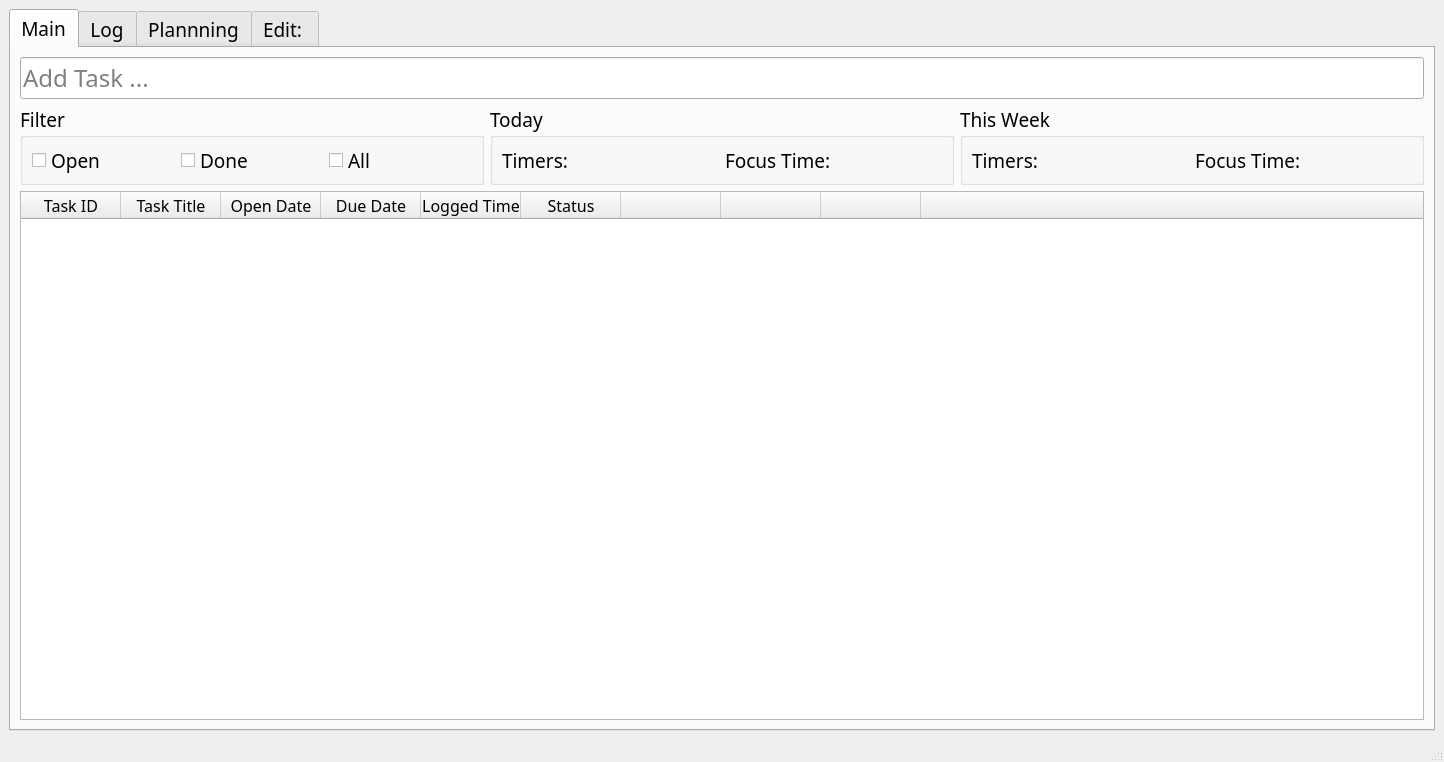
<?xml version="1.0" encoding="UTF-8"?>
<ui version="4.0">
 <class>MainWindow</class>
 <widget class="QMainWindow" name="MainWindow">
  <property name="geometry">
   <rect>
    <x>0</x>
    <y>0</y>
    <width>1444</width>
    <height>762</height>
   </rect>
  </property>
  <property name="windowTitle">
   <string>Pomodoro Todo</string>
  </property>
  <widget class="QWidget" name="centralwidget">
   <layout class="QGridLayout" name="gridLayout">
    <item row="0" column="0">
     <widget class="QTabWidget" name="tabWidget">
      <property name="font">
       <font>
        <family>Alstom</family>
        <pointsize>14</pointsize>
       </font>
      </property>
      <property name="currentIndex">
       <number>0</number>
      </property>
      <widget class="QWidget" name="tab">
       <attribute name="title">
        <string>Main</string>
       </attribute>
       <layout class="QGridLayout" name="gridLayout_2">
        <item row="0" column="0" colspan="3">
         <layout class="QVBoxLayout" name="verticalLayout_2">
          <item>
           <widget class="QLineEdit" name="lineEdit">
            <property name="font">
             <font>
              <family>Alstom</family>
              <pointsize>18</pointsize>
             </font>
            </property>
            <property name="text">
             <string/>
            </property>
            <property name="placeholderText">
             <string>Add Task ...</string>
            </property>
           </widget>
          </item>
         </layout>
        </item>
        <item row="1" column="0">
         <layout class="QVBoxLayout" name="verticalLayout_3">
          <item>
           <widget class="QGroupBox" name="groupBox">
            <property name="sizePolicy">
             <sizepolicy hsizetype="Expanding" vsizetype="Fixed">
              <horstretch>0</horstretch>
              <verstretch>0</verstretch>
             </sizepolicy>
            </property>
            <property name="maximumSize">
             <size>
              <width>16777215</width>
              <height>80</height>
             </size>
            </property>
            <property name="baseSize">
             <size>
              <width>0</width>
              <height>0</height>
             </size>
            </property>
            <property name="title">
             <string>Filter</string>
            </property>
            <property name="checkable">
             <bool>false</bool>
            </property>
            <layout class="QHBoxLayout" name="horizontalLayout">
             <item>
              <widget class="QCheckBox" name="openCheckBox">
               <property name="text">
                <string>Open</string>
               </property>
              </widget>
             </item>
             <item>
              <widget class="QCheckBox" name="closedCheckBox">
               <property name="text">
                <string>Done</string>
               </property>
              </widget>
             </item>
             <item>
              <widget class="QCheckBox" name="allCheckBox">
               <property name="text">
                <string>All</string>
               </property>
              </widget>
             </item>
            </layout>
           </widget>
          </item>
         </layout>
        </item>
        <item row="1" column="1">
         <layout class="QVBoxLayout" name="verticalLayout_6">
          <item>
           <widget class="QGroupBox" name="groupBox_5">
            <property name="sizePolicy">
             <sizepolicy hsizetype="Expanding" vsizetype="Fixed">
              <horstretch>0</horstretch>
              <verstretch>0</verstretch>
             </sizepolicy>
            </property>
            <property name="maximumSize">
             <size>
              <width>16777215</width>
              <height>80</height>
             </size>
            </property>
            <property name="baseSize">
             <size>
              <width>0</width>
              <height>0</height>
             </size>
            </property>
            <property name="title">
             <string>Today</string>
            </property>
            <property name="checkable">
             <bool>false</bool>
            </property>
            <layout class="QHBoxLayout" name="horizontalLayout_3">
             <item>
              <widget class="QLabel" name="dailyTimersLabel">
               <property name="text">
                <string>Timers:</string>
               </property>
              </widget>
             </item>
             <item>
              <widget class="QLabel" name="dailyFocusTimeLabel">
               <property name="text">
                <string>Focus Time:</string>
               </property>
              </widget>
             </item>
            </layout>
           </widget>
          </item>
         </layout>
        </item>
        <item row="1" column="2">
         <layout class="QVBoxLayout" name="verticalLayout_12">
          <item>
           <widget class="QGroupBox" name="groupBox_6">
            <property name="sizePolicy">
             <sizepolicy hsizetype="Expanding" vsizetype="Fixed">
              <horstretch>0</horstretch>
              <verstretch>0</verstretch>
             </sizepolicy>
            </property>
            <property name="maximumSize">
             <size>
              <width>16777215</width>
              <height>80</height>
             </size>
            </property>
            <property name="baseSize">
             <size>
              <width>0</width>
              <height>0</height>
             </size>
            </property>
            <property name="title">
             <string>This Week</string>
            </property>
            <property name="checkable">
             <bool>false</bool>
            </property>
            <layout class="QHBoxLayout" name="horizontalLayout_4">
             <item>
              <widget class="QLabel" name="weeklyTimersLabel">
               <property name="text">
                <string>Timers:</string>
               </property>
              </widget>
             </item>
             <item>
              <widget class="QLabel" name="weeklyFocusTimeLabel">
               <property name="text">
                <string>Focus Time:</string>
               </property>
              </widget>
             </item>
            </layout>
           </widget>
          </item>
         </layout>
        </item>
        <item row="2" column="0" colspan="3">
         <layout class="QVBoxLayout" name="verticalLayout">
          <item>
           <widget class="QTableWidget" name="tableWidget">
            <property name="font">
             <font>
              <family>Alstom</family>
              <pointsize>12</pointsize>
              <weight>50</weight>
              <italic>false</italic>
              <bold>false</bold>
              <underline>false</underline>
              <strikeout>false</strikeout>
              <kerning>true</kerning>
             </font>
            </property>
            <property name="horizontalScrollBarPolicy">
             <enum>Qt::ScrollBarAlwaysOff</enum>
            </property>
            <property name="sizeAdjustPolicy">
             <enum>QAbstractScrollArea::AdjustToContents</enum>
            </property>
            <property name="editTriggers">
             <set>QAbstractItemView::NoEditTriggers</set>
            </property>
            <property name="alternatingRowColors">
             <bool>true</bool>
            </property>
            <property name="selectionMode">
             <enum>QAbstractItemView::NoSelection</enum>
            </property>
            <property name="selectionBehavior">
             <enum>QAbstractItemView::SelectRows</enum>
            </property>
            <property name="gridStyle">
             <enum>Qt::DashLine</enum>
            </property>
            <property name="sortingEnabled">
             <bool>true</bool>
            </property>
            <attribute name="horizontalHeaderCascadingSectionResizes">
             <bool>true</bool>
            </attribute>
            <attribute name="horizontalHeaderStretchLastSection">
             <bool>true</bool>
            </attribute>
            <column>
             <property name="text">
              <string notr="true">Task ID</string>
             </property>
            </column>
            <column>
             <property name="text">
              <string>Task Title</string>
             </property>
            </column>
            <column>
             <property name="text">
              <string>Open Date</string>
             </property>
            </column>
            <column>
             <property name="text">
              <string>Due Date</string>
             </property>
            </column>
            <column>
             <property name="text">
              <string>Logged Time</string>
             </property>
            </column>
            <column>
             <property name="text">
              <string>Status</string>
             </property>
             <property name="textAlignment">
              <set>AlignCenter</set>
             </property>
            </column>
            <column>
             <property name="text">
              <string/>
             </property>
             <property name="textAlignment">
              <set>AlignCenter</set>
             </property>
            </column>
            <column>
             <property name="text">
              <string/>
             </property>
            </column>
            <column>
             <property name="text">
              <string notr="true"/>
             </property>
             <property name="font">
              <font>
               <italic>false</italic>
              </font>
             </property>
            </column>
            <column>
             <property name="text">
              <string/>
             </property>
            </column>
           </widget>
          </item>
         </layout>
        </item>
       </layout>
      </widget>
      <widget class="QWidget" name="tab_2">
       <attribute name="title">
        <string>Log</string>
       </attribute>
       <layout class="QGridLayout" name="gridLayout_3">
        <item row="0" column="0">
         <layout class="QVBoxLayout" name="verticalLayout_13">
          <item>
           <widget class="QTextBrowser" name="textBrowser"/>
          </item>
         </layout>
        </item>
       </layout>
      </widget>
      <widget class="QWidget" name="tab_3">
       <attribute name="title">
        <string>Plannning</string>
       </attribute>
       <layout class="QGridLayout" name="gridLayout_4">
        <item row="0" column="0">
         <widget class="QTableWidget" name="planningTable">
          <property name="font">
           <font>
            <family>Alstom</family>
            <pointsize>12</pointsize>
            <weight>50</weight>
            <italic>false</italic>
            <bold>false</bold>
            <underline>false</underline>
            <strikeout>false</strikeout>
            <kerning>true</kerning>
           </font>
          </property>
          <property name="horizontalScrollBarPolicy">
           <enum>Qt::ScrollBarAlwaysOff</enum>
          </property>
          <property name="sizeAdjustPolicy">
           <enum>QAbstractScrollArea::AdjustToContents</enum>
          </property>
          <property name="editTriggers">
           <set>QAbstractItemView::NoEditTriggers</set>
          </property>
          <property name="alternatingRowColors">
           <bool>true</bool>
          </property>
          <property name="selectionMode">
           <enum>QAbstractItemView::NoSelection</enum>
          </property>
          <property name="selectionBehavior">
           <enum>QAbstractItemView::SelectRows</enum>
          </property>
          <property name="gridStyle">
           <enum>Qt::DashLine</enum>
          </property>
          <property name="sortingEnabled">
           <bool>true</bool>
          </property>
          <attribute name="horizontalHeaderCascadingSectionResizes">
           <bool>true</bool>
          </attribute>
          <attribute name="horizontalHeaderStretchLastSection">
           <bool>true</bool>
          </attribute>
          <column>
           <property name="text">
            <string>Task Title</string>
           </property>
          </column>
         </widget>
        </item>
       </layout>
      </widget>
      <widget class="QWidget" name="tab_4">
       <attribute name="title">
        <string>Edit: </string>
       </attribute>
       <layout class="QVBoxLayout" name="verticalLayout_11">
        <item>
         <layout class="QVBoxLayout" name="verticalLayout_4">
          <item>
           <widget class="QGroupBox" name="groupBox_2">
            <property name="sizePolicy">
             <sizepolicy hsizetype="Expanding" vsizetype="Fixed">
              <horstretch>0</horstretch>
              <verstretch>0</verstretch>
             </sizepolicy>
            </property>
            <property name="minimumSize">
             <size>
              <width>0</width>
              <height>60</height>
             </size>
            </property>
            <property name="maximumSize">
             <size>
              <width>16777215</width>
              <height>80</height>
             </size>
            </property>
            <property name="title">
             <string>Title</string>
            </property>
            <layout class="QVBoxLayout" name="verticalLayout_9">
             <item>
              <widget class="QLineEdit" name="titleText"/>
             </item>
            </layout>
           </widget>
          </item>
         </layout>
        </item>
        <item>
         <layout class="QVBoxLayout" name="verticalLayout_5">
          <item>
           <widget class="QGroupBox" name="groupBox_3">
            <property name="title">
             <string>Description</string>
            </property>
            <layout class="QVBoxLayout" name="verticalLayout_8">
             <item>
              <widget class="QPlainTextEdit" name="decriptionText"/>
             </item>
            </layout>
           </widget>
          </item>
         </layout>
        </item>
        <item>
         <layout class="QVBoxLayout" name="verticalLayout_7">
          <item>
           <widget class="QGroupBox" name="groupBox_4">
            <property name="title">
             <string>Notes</string>
            </property>
            <layout class="QVBoxLayout" name="verticalLayout_10">
             <item>
              <widget class="QPlainTextEdit" name="notesText"/>
             </item>
            </layout>
           </widget>
          </item>
         </layout>
        </item>
        <item>
         <layout class="QHBoxLayout" name="horizontalLayout_2">
          <item>
           <widget class="QPushButton" name="applyButton">
            <property name="text">
             <string>Apply</string>
            </property>
           </widget>
          </item>
          <item>
           <widget class="QPushButton" name="cancelButton">
            <property name="text">
             <string>Cancel</string>
            </property>
           </widget>
          </item>
         </layout>
        </item>
       </layout>
      </widget>
     </widget>
    </item>
   </layout>
  </widget>
  <widget class="QMenuBar" name="menubar">
   <property name="geometry">
    <rect>
     <x>0</x>
     <y>0</y>
     <width>1444</width>
     <height>21</height>
    </rect>
   </property>
  </widget>
  <widget class="QStatusBar" name="statusbar"/>
 </widget>
 <resources/>
 <connections/>
</ui>
